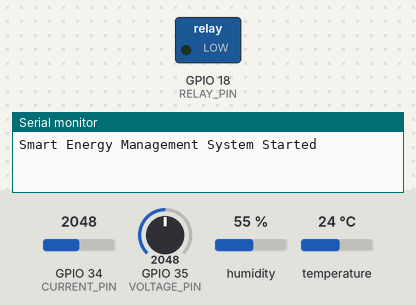
The sketch below on a simulated ESP32. On the bench: switched loads named in the sketch (green lamp = pin HIGH), the last lines printed to the serial monitor. The test bench sets the inputs (shaded band); at power-on: GPIO 34 (CURRENT_PIN) = 2048, GPIO 35 (VOLTAGE_PIN) = 2048, humidity 55 %, temperature 24 °C. WiFi joins after 1.5 s; servers stay silent unless stated.

Above: at 3.0 s.
3.1 s: GPIO 34 (CURRENT_PIN) set to 2580
7.3 s: GPIO 34 (CURRENT_PIN) set to 2691
At 8.9 s:
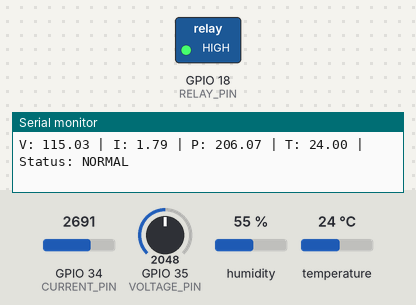
9.3 s: GPIO 34 (CURRENT_PIN) set to 3521
11.0 s: GPIO 34 (CURRENT_PIN) set to 3592
At 13.0 s:
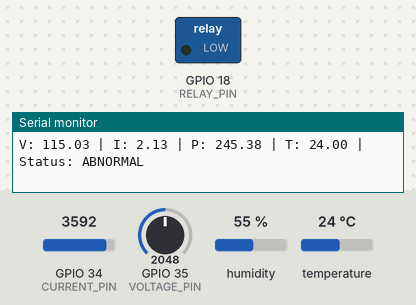
13.3 s: GPIO 34 (CURRENT_PIN) set to 2866
At 15.0 s:
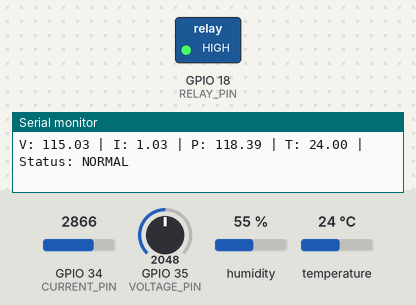
Timing chart, 0 to 16.3 s (numbered marks = the images above; inputs shaded):
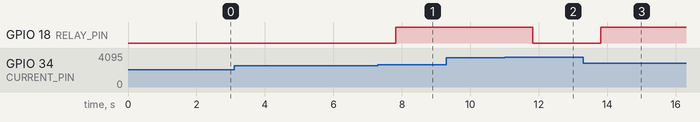

The sketch:

EMS.ino
```cpp
/*********************************************************
 SMART ENERGY MANAGEMENT SYSTEM
 ESP32 + ACS712 + ZMPT101B + DHT11 + Relay + Blynk
 ML-ready (Edge Impulse compatible)
**********************************************************/

/* ---------------- BLYNK CONFIGURATION ---------------- */
#define BLYNK_TEMPLATE_ID   "TMPL3BeIPU9vq"
#define BLYNK_TEMPLATE_NAME "Energy Meter"
#define BLYNK_AUTH_TOKEN    "HPYVQzOjrHuOI6LABihvMGEaZ.mOgJA"

#include <WiFi.h>
#include <BlynkSimpleEsp32.h>
#include <DHT.h>

/* ---------------- WIFI CREDENTIALS ---------------- */
char ssid[] = "Your_WiFi_Name";
char pass[] = "Your_WiFi_Password";

/* ---------------- PIN DEFINITIONS ---------------- */
// Analog pins
#define CURRENT_PIN 34        // ACS712
#define VOLTAGE_PIN 35        // ZMPT101B

// Digital pins
#define DHTPIN 4              // DHT11 data pin
#define RELAY_PIN 18          // Relay channel 1

/* ---------------- DHT CONFIG ---------------- */
#define DHTTYPE DHT11
DHT dht(DHTPIN, DHTTYPE);

/* ---------------- CONSTANTS ---------------- */
#define ADC_RESOLUTION 4095.0
#define REF_VOLTAGE 3.3

// ACS712 calibration (5A version)
#define ACS_OFFSET 2.5
#define ACS_SENSITIVITY 0.185   // V/A

// ZMPT101B calibration
#define VOLTAGE_CALIBRATION 230.0

/* ---------------- VARIABLES ---------------- */
float voltage_rms = 0.0;
float current_rms = 0.0;
float power = 0.0;
float temperature = 0.0;

bool anomaly_detected = false;
bool manual_relay = false;

BlynkTimer timer;

/* ---------------- SENSOR FUNCTIONS ---------------- */

// Read current from ACS712
float readCurrent() {
  int adc = analogRead(CURRENT_PIN);
  float voltage = (adc * REF_VOLTAGE) / ADC_RESOLUTION;
  float current = (voltage - ACS_OFFSET) / ACS_SENSITIVITY;
  return abs(current);
}

// Read voltage from ZMPT101B
float readVoltage() {
  int adc = analogRead(VOLTAGE_PIN);
  float voltage = (adc * REF_VOLTAGE) / ADC_RESOLUTION;
  return voltage * (VOLTAGE_CALIBRATION / REF_VOLTAGE);
}

// Read temperature from DHT11
float readTemperature() {
  return dht.readTemperature();
}

/* ---------------- ML LOGIC (PLACEHOLDER) ---------------- */
/*
 Replace this function with Edge Impulse inference later.
*/
bool runMLModel(float v, float i, float t) {
  if (i > 2.0 || t > 45.0) {   // Abnormal conditions
    return true;
  }
  return false;
}

/* ---------------- BLYNK BUTTON (MANUAL CONTROL) ---------------- */
BLYNK_WRITE(V4) {
  manual_relay = param.asInt();
  digitalWrite(RELAY_PIN, manual_relay ? HIGH : LOW);
}

/* ---------------- SENSOR + CONTROL TASK ---------------- */
void readSensorsAndControl() {

  voltage_rms = readVoltage();
  current_rms = readCurrent();
  temperature = readTemperature();
  power = voltage_rms * current_rms;

  anomaly_detected = runMLModel(voltage_rms, current_rms, temperature);

  // Automatic control (only if manual override OFF)
  if (!manual_relay) {
    if (anomaly_detected) {
      digitalWrite(RELAY_PIN, LOW);   // Turn OFF load
    } else {
      digitalWrite(RELAY_PIN, HIGH);  // Turn ON load
    }
  }

  // Send data to Blynk
  Blynk.virtualWrite(V0, voltage_rms);
  Blynk.virtualWrite(V1, current_rms);
  Blynk.virtualWrite(V2, power);
  Blynk.virtualWrite(V3, temperature);

  // Serial output (for debugging & ML data logging)
  Serial.print("V: "); Serial.print(voltage_rms);
  Serial.print(" | I: "); Serial.print(current_rms);
  Serial.print(" | P: "); Serial.print(power);
  Serial.print(" | T: "); Serial.print(temperature);
  Serial.print(" | Status: ");
  Serial.println(anomaly_detected ? "ABNORMAL" : "NORMAL");
}

/* ---------------- SETUP ---------------- */
void setup() {
  Serial.begin(115200);

  pinMode(RELAY_PIN, OUTPUT);
  digitalWrite(RELAY_PIN, LOW);

  dht.begin();

  // Connect to Blynk
  Blynk.begin(BLYNK_AUTH_TOKEN, ssid, pass);

  // Read sensors every 2 seconds
  timer.setInterval(2000L, readSensorsAndControl);

  Serial.println("Smart Energy Management System Started");
}

/* ---------------- LOOP ---------------- */
void loop() {
  Blynk.run();
  timer.run();
}
```

Measured:
- the behaviour switches between 2643 and 2644 on GPIO 34 (CURRENT_PIN) (found by bisection; images 0 and 1)
- the behaviour switches between 3561 and 3562 on GPIO 34 (CURRENT_PIN) (found by bisection; images 1 and 2)
- after the input at 7.3 s, GPIO 18 (RELAY_PIN): LOW → HIGH after 0.53 s
- after the input at 11.0 s, GPIO 18 (RELAY_PIN): HIGH → LOW after 0.83 s
- after the input at 13.3 s, GPIO 18 (RELAY_PIN): LOW → HIGH after 0.50 s
